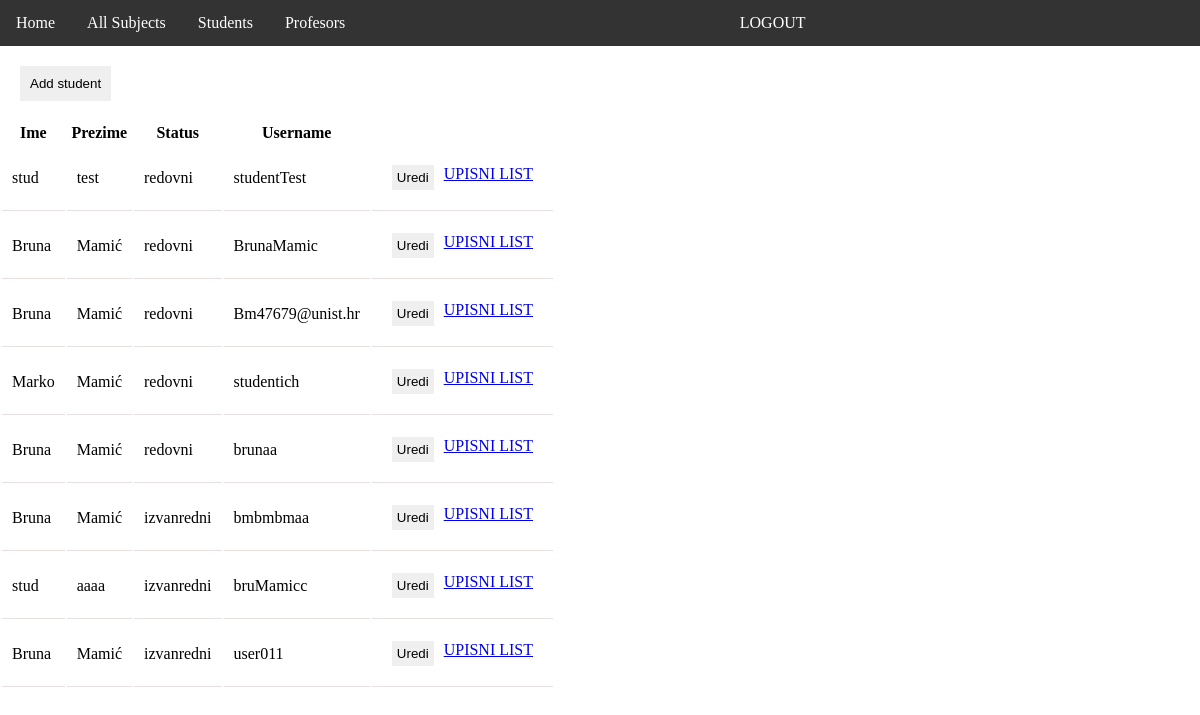
The page /list_all_students/ (signed in) on the database its author committed.
### seminar/models.py (models this page shows, shortened)
class User(AbstractUser):
    uloga = models.ForeignKey(Uloge, on_delete=models.CASCADE, null=True)
    status = models.CharField(max_length=10, choices=(('none', 'None'),('redovni', 'Redovni'), ('izvanredni', 'Izvanredni')))
    REQUIRED_FIELDS = ['email', 'first_name', 'last_name']

### seminar/views.py (the view)
# urls.py: path('list_all_students/', views.students, name="students_list"),
@login_required
@admin_or_student_required
def students(request):
    if request.user.uloga.naziv == 'STU':
        student = request.user
        return render(request, 'list_all_students.html', {'students_list': [student]})
    elif request.user.uloga.naziv == 'ADMIN':
        students_list = User.objects.filter(uloga__naziv="STU")
        return render(request, 'list_all_students.html', {'students_list': students_list})
    return HttpResponseForbidden()

### seminar/templates/list_all_students.html (shortened to what this page needs)
{% extends 'base.html' %}
{% block content %}
<div>
  {% if user.uloga.naziv == 'ADMIN' %}
  <form action="{% url 'add_students' %}" method="GET">
    <input type="submit" name="add" value="Add student" class="addBtn" />
  </form>
  {% endif %}
  <table>
    <tr>
      <th>Ime</th>
      <th>Prezime</th>
      <th>Status</th>
      <th>Username</th>
      <th></th>
    </tr>
    {% for student in students_list %}
    <tr>
      <td>{{ student.first_name }}</td>
      <td>{{ student.last_name }}</td>
      <td>{{ student.status }}</td>
      <td>{{ student.username }}</td>
      <td>
        <div class="actions">
          {% if user.uloga.naziv == 'ADMIN' %}
          <form action="{% url 'edit_student' student.id %}" method="GET">
            <input type="submit" name="edit" value="Uredi" class="btn" />
          </form>
          {% endif %}
          {% if request.user.uloga.naziv == 'ADMIN' %}
            <a href="{% url 'enrollment_list' student.id %}" style="margin-left: 10px;">UPISNI LIST</a>
          {% endif %}
        </div>
      </td>
    </tr>
    {% endfor %}
  </table>
</div>
{% endblock %}

### static/css/style.css (style rules this page uses)
*, body { margin: 0; }
.addBtn { padding: 10px; margin: 20px; border: none; }
.btn { padding: 5px; border: none; }
td { border-bottom: 1px solid #e9e0e0; padding: 10px; }
.actions { display: flex; flex-direction: row; padding: 10px; }

### rows shown on the page
User: first_name "stud", last_name "test", status "redovni", username "studentTest"
User: first_name "Bruna", last_name "Mamić", status "redovni", username "BrunaMamic"
User: first_name "Bruna", last_name "Mamić", status "redovni", username "Bm47679@unist.hr"
User: first_name "Marko", last_name "Mamić", status "redovni", username "studentich"
User: first_name "Bruna", last_name "Mamić", status "redovni", username "brunaa"
User: first_name "Bruna", last_name "Mamić", status "izvanredni", username "bmbmbmaa"
User: first_name "stud", last_name "aaaa", status "izvanredni", username "bruMamicc"
User: first_name "Bruna", last_name "Mamić", status "izvanredni", username "user011"
